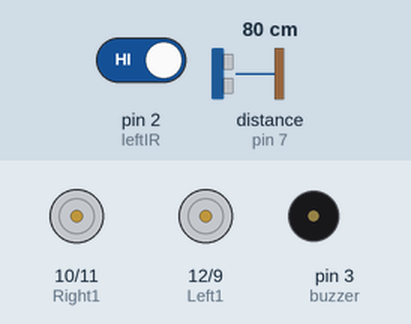
Recording of a sketch running on a simulated Arduino Uno, built with avr-gcc and run on an emulated ATmega328P. Shown: motor-driver pin pairs drawn as motors (green arrow = first pin HIGH = forward, orange = second pin HIGH = backward, longer = more drive), buzzer (waves = sounding). The test bench sets the inputs (shaded band); at power-on: pin 2 (leftIR) HIGH, distance to the obstacle (sensor on pin 7) 80 cm. The echo pulse lasts 58.3 µs per cm.

Above: at 1.5 s.
At 6.8 s:
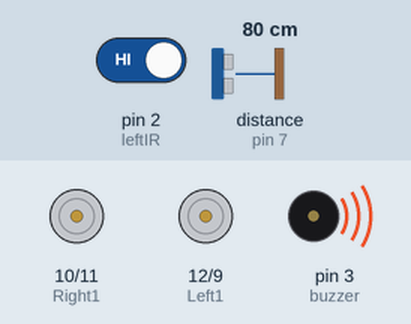
At 12.3 s:
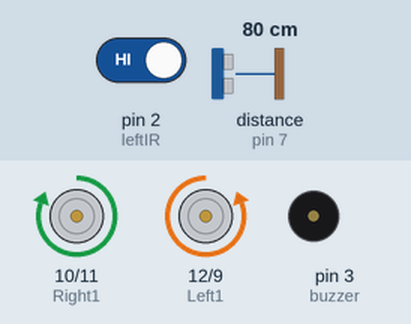
Timing chart, 0 to 13.8 s (numbered marks = the images above):
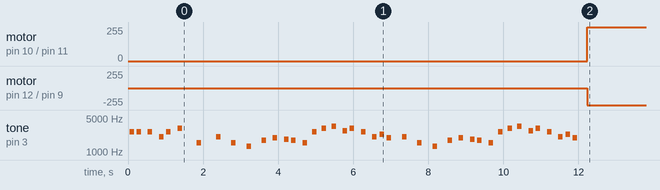

The sketch:

THEGREAT.ino
```cpp
const int echo = 7;// connected to ultrasonic sensor's echo
const int trig = 8;// connected to ultrasonic sensor's trig
const int Right1 = 10;
const int Right2 = 11;
const int Left1 = 12;
const int Left2 = 9;// change this to any other pin; except pin 13
const int buzzer = 3;
const int rightIR = 1;// change here
const int leftIR = 2;// change here

void setup() {
  pinMode(buzzer, OUTPUT);
  pinMode(echo, INPUT_PULLUP);
  pinMode(rightIR, INPUT_PULLUP);
  pinMode(leftIR, INPUT_PULLUP);
  pinMode(trig, OUTPUT);
  pinMode(Right1, OUTPUT);
  pinMode(Right2, OUTPUT);
  pinMode(Left1, OUTPUT);
  pinMode(Left2, OUTPUT);
  sing(1);
  Serial.begin(9600);

}

void loop() {

  if (calcDistance() > 40 && !isRight() && !isLeft())
  {
      moveForward();
      delay(150);
  }
  else
  {
    delay(10);
    int dist = calcDistance();
    if(dist<30 && isLeft() && isRight())
    {
      moveBackward();
      delay(100);
    }
    else if(isLeft())
    {
      moveBackward();
      delay(100);
      turnRight();
      delay(50);
    }
    else if(isRight())
    {
      moveBackward();
      delay(100);
      turnLeft();
      delay(50);
    }
    else if(dist<30)
    {
      turnRight();
    }

  }
}

boolean isLeft()
{
  int x = digitalRead(leftIR);
  if(x == HIGH)
  {
    return true;
  }
  else
  {
    return false;
  }
}

boolean isRight()
{
  int x = digitalRead(rightIR);
  if(x == HIGH)
  {
    return true;
  }
  else
  {
    return false;
  }
}


void moveForward()// makes robot move forward.. It does so untill another function is called
{
  digitalWrite(Right1, LOW);
  digitalWrite(Right2, HIGH);
  digitalWrite(Left1, HIGH);
  digitalWrite(Left2, LOW);
}

void moveBackward()//makes robot move backward.. It does so untill another function is called
{
  digitalWrite(Right2, LOW);
  digitalWrite(Right1, HIGH);
  digitalWrite(Left2, HIGH);
  digitalWrite(Left1, LOW);
}

void turnRight()// calling this function makes the robot turn Right.. And it keep on doing this unless. move forward is called. actully it make the right wheel rotate in reverse direction
{
  digitalWrite(Right2, LOW);
  digitalWrite(Right1, HIGH);
}

void turnLeft()// calling this function makes the robot turn Left.. And it keep on doing this unless. move forward is called. actully it make the right wheel rotate in reverse direction
{
  digitalWrite(Left1, LOW);
  digitalWrite(Left2, HIGH);
}

void stopIT()// stops the robot.. You have to countinuosly call it..
{
  digitalWrite(Right1, LOW);
  digitalWrite(Right2, LOW);
  digitalWrite(Left1, LOW);
  digitalWrite(Left2, LOW);
}

int calcDistance()
{
  digitalWrite(trig, LOW);
  delayMicroseconds(2);
  digitalWrite(trig, HIGH);
  delayMicroseconds(5);
  digitalWrite(trig, LOW);

  int duration = pulseIn(echo, HIGH);
  return  microsecondsToCentimeters(duration);
}


long microsecondsToCentimeters(long microseconds)
{
  return microseconds / 29 / 2;
}


/* programming for the buzzer */

#define NOTE_B0  31
#define NOTE_C1  33
#define NOTE_CS1 35
#define NOTE_D1  37
#define NOTE_DS1 39
#define NOTE_E1  41
#define NOTE_F1  44
#define NOTE_FS1 46
#define NOTE_G1  49
#define NOTE_GS1 52
#define NOTE_A1  55
#define NOTE_AS1 58
#define NOTE_B1  62
#define NOTE_C2  65
#define NOTE_CS2 69
#define NOTE_D2  73
#define NOTE_DS2 78
#define NOTE_E2  82
#define NOTE_F2  87
#define NOTE_FS2 93
#define NOTE_G2  98
#define NOTE_GS2 104
#define NOTE_A2  110
#define NOTE_AS2 117
#define NOTE_B2  123
#define NOTE_C3  131
#define NOTE_CS3 139
#define NOTE_D3  147
#define NOTE_DS3 156
#define NOTE_E3  165
#define NOTE_F3  175
#define NOTE_FS3 185
#define NOTE_G3  196
#define NOTE_GS3 208
#define NOTE_A3  220
#define NOTE_AS3 233
#define NOTE_B3  247
#define NOTE_C4  262
#define NOTE_CS4 277
#define NOTE_D4  294
#define NOTE_DS4 311
#define NOTE_E4  330
#define NOTE_F4  349
#define NOTE_FS4 370
#define NOTE_G4  392
#define NOTE_GS4 415
#define NOTE_A4  440
#define NOTE_AS4 466
#define NOTE_B4  494
#define NOTE_C5  523
#define NOTE_CS5 554
#define NOTE_D5  587
#define NOTE_DS5 622
#define NOTE_E5  659
#define NOTE_F5  698
#define NOTE_FS5 740
#define NOTE_G5  784
#define NOTE_GS5 831
#define NOTE_A5  880
#define NOTE_AS5 932
#define NOTE_B5  988
#define NOTE_C6  1047
#define NOTE_CS6 1109
#define NOTE_D6  1175
#define NOTE_DS6 1245
#define NOTE_E6  1319
#define NOTE_F6  1397
#define NOTE_FS6 1480
#define NOTE_G6  1568
#define NOTE_GS6 1661
#define NOTE_A6  1760
#define NOTE_AS6 1865
#define NOTE_B6  1976
#define NOTE_C7  2093
#define NOTE_CS7 2217
#define NOTE_D7  2349
#define NOTE_DS7 2489
#define NOTE_E7  2637
#define NOTE_F7  2794
#define NOTE_FS7 2960
#define NOTE_G7  3136
#define NOTE_GS7 3322
#define NOTE_A7  3520
#define NOTE_AS7 3729
#define NOTE_B7  3951
#define NOTE_C8  4186
#define NOTE_CS8 4435
#define NOTE_D8  4699
#define NOTE_DS8 4978

#define melodyPin 3
//Mario main theme melody
int melody[] = {
  NOTE_E7, NOTE_E7, 0, NOTE_E7,
  0, NOTE_C7, NOTE_E7, 0,
  NOTE_G7, 0, 0,  0,
  NOTE_G6, 0, 0, 0,

  NOTE_C7, 0, 0, NOTE_G6,
  0, 0, NOTE_E6, 0,
  0, NOTE_A6, 0, NOTE_B6,
  0, NOTE_AS6, NOTE_A6, 0,

  NOTE_G6, NOTE_E7, NOTE_G7,
  NOTE_A7, 0, NOTE_F7, NOTE_G7,
  0, NOTE_E7, 0, NOTE_C7,
  NOTE_D7, NOTE_B6, 0, 0,

  NOTE_C7, 0, 0, NOTE_G6,
  0, 0, NOTE_E6, 0,
  0, NOTE_A6, 0, NOTE_B6,
  0, NOTE_AS6, NOTE_A6, 0,

  NOTE_G6, NOTE_E7, NOTE_G7,
  NOTE_A7, 0, NOTE_F7, NOTE_G7,
  0, NOTE_E7, 0, NOTE_C7,
  NOTE_D7, NOTE_B6, 0, 0
};
//Mario main them tempo
int tempo[] = {
  12, 12, 12, 12,
  12, 12, 12, 12,
  12, 12, 12, 12,
  12, 12, 12, 12,

  12, 12, 12, 12,
  12, 12, 12, 12,
  12, 12, 12, 12,
  12, 12, 12, 12,

  9, 9, 9,
  12, 12, 12, 12,
  12, 12, 12, 12,
  12, 12, 12, 12,

  12, 12, 12, 12,
  12, 12, 12, 12,
  12, 12, 12, 12,
  12, 12, 12, 12,

  9, 9, 9,
  12, 12, 12, 12,
  12, 12, 12, 12,
  12, 12, 12, 12,
};
//Underworld melody
int underworld_melody[] = {
  NOTE_C4, NOTE_C5, NOTE_A3, NOTE_A4,
  NOTE_AS3, NOTE_AS4, 0,
  0,
  NOTE_C4, NOTE_C5, NOTE_A3, NOTE_A4,
  NOTE_AS3, NOTE_AS4, 0,
  0,
  NOTE_F3, NOTE_F4, NOTE_D3, NOTE_D4,
  NOTE_DS3, NOTE_DS4, 0,
  0,
  NOTE_F3, NOTE_F4, NOTE_D3, NOTE_D4,
  NOTE_DS3, NOTE_DS4, 0,
  0, NOTE_DS4, NOTE_CS4, NOTE_D4,
  NOTE_CS4, NOTE_DS4,
  NOTE_DS4, NOTE_GS3,
  NOTE_G3, NOTE_CS4,
  NOTE_C4, NOTE_FS4, NOTE_F4, NOTE_E3, NOTE_AS4, NOTE_A4,
  NOTE_GS4, NOTE_DS4, NOTE_B3,
  NOTE_AS3, NOTE_A3, NOTE_GS3,
  0, 0, 0
};
//Underwolrd tempo
int underworld_tempo[] = {
  12, 12, 12, 12,
  12, 12, 6,
  3,
  12, 12, 12, 12,
  12, 12, 6,
  3,
  12, 12, 12, 12,
  12, 12, 6,
  3,
  12, 12, 12, 12,
  12, 12, 6,
  6, 18, 18, 18,
  6, 6,
  6, 6,
  6, 6,
  18, 18, 18, 18, 18, 18,
  10, 10, 10,
  10, 10, 10,
  3, 3, 3
};


void sing(int s) {
  // iterate over the notes of the melody:
  int song = s;
  if (song == 2) {
    Serial.println(" 'Underworld Theme'");
    int size = sizeof(underworld_melody) / sizeof(int);
    for (int thisNote = 0; thisNote < size; thisNote++) {

      // to calculate the note duration, take one second
      // divided by the note type.
      //e.g. quarter note = 1000 / 4, eighth note = 1000/8, etc.
      int noteDuration = 1000 / underworld_tempo[thisNote];

      buzz(melodyPin, underworld_melody[thisNote], noteDuration);

      // to distinguish the notes, set a minimum time between them.
      // the note's duration + 30% seems to work well:
      int pauseBetweenNotes = noteDuration * 1.30;
      delay(pauseBetweenNotes);

      // stop the tone playing:
      buzz(melodyPin, 0, noteDuration);

    }

  } else {

    Serial.println(" 'Mario Theme'");
    int size = sizeof(melody) / sizeof(int);
    for (int thisNote = 0; thisNote < size; thisNote++) {

      // to calculate the note duration, take one second
      // divided by the note type.
      //e.g. quarter note = 1000 / 4, eighth note = 1000/8, etc.
      int noteDuration = 1000 / tempo[thisNote];

      buzz(melodyPin, melody[thisNote], noteDuration);

      // to distinguish the notes, set a minimum time between them.
      // the note's duration + 30% seems to work well:
      int pauseBetweenNotes = noteDuration * 1.30;
      delay(pauseBetweenNotes);

      // stop the tone playing:
      buzz(melodyPin, 0, noteDuration);

    }
  }
}

void buzz(int targetPin, long frequency, long length) {
  digitalWrite(13, HIGH);
  long delayValue = 1000000 / frequency / 2; // calculate the delay value between transitions
  //// 1 second's worth of microseconds, divided by the frequency, then split in half since
  //// there are two phases to each cycle
  long numCycles = frequency * length / 1000; // calculate the number of cycles for proper timing
  //// multiply frequency, which is really cycles per second, by the number of seconds to
  //// get the total number of cycles to produce
  for (long i = 0; i < numCycles; i++) { // for the calculated length of time...
    digitalWrite(targetPin, HIGH); // write the buzzer pin high to push out the diaphram
    delayMicroseconds(delayValue); // wait for the calculated delay value
    digitalWrite(targetPin, LOW); // write the buzzer pin low to pull back the diaphram
    delayMicroseconds(delayValue); // wait again or the calculated delay value
  }
  digitalWrite(13, LOW);

}
```

Measured:
- by itself, motor on pin 10 (Right1) / pin 11 (Right2): stopped → forward 255/255 at 12.2 s
- by itself, motor on pin 12 (Left1) / pin 9 (Left2): stopped → backward 255/255 at 12.2 s
